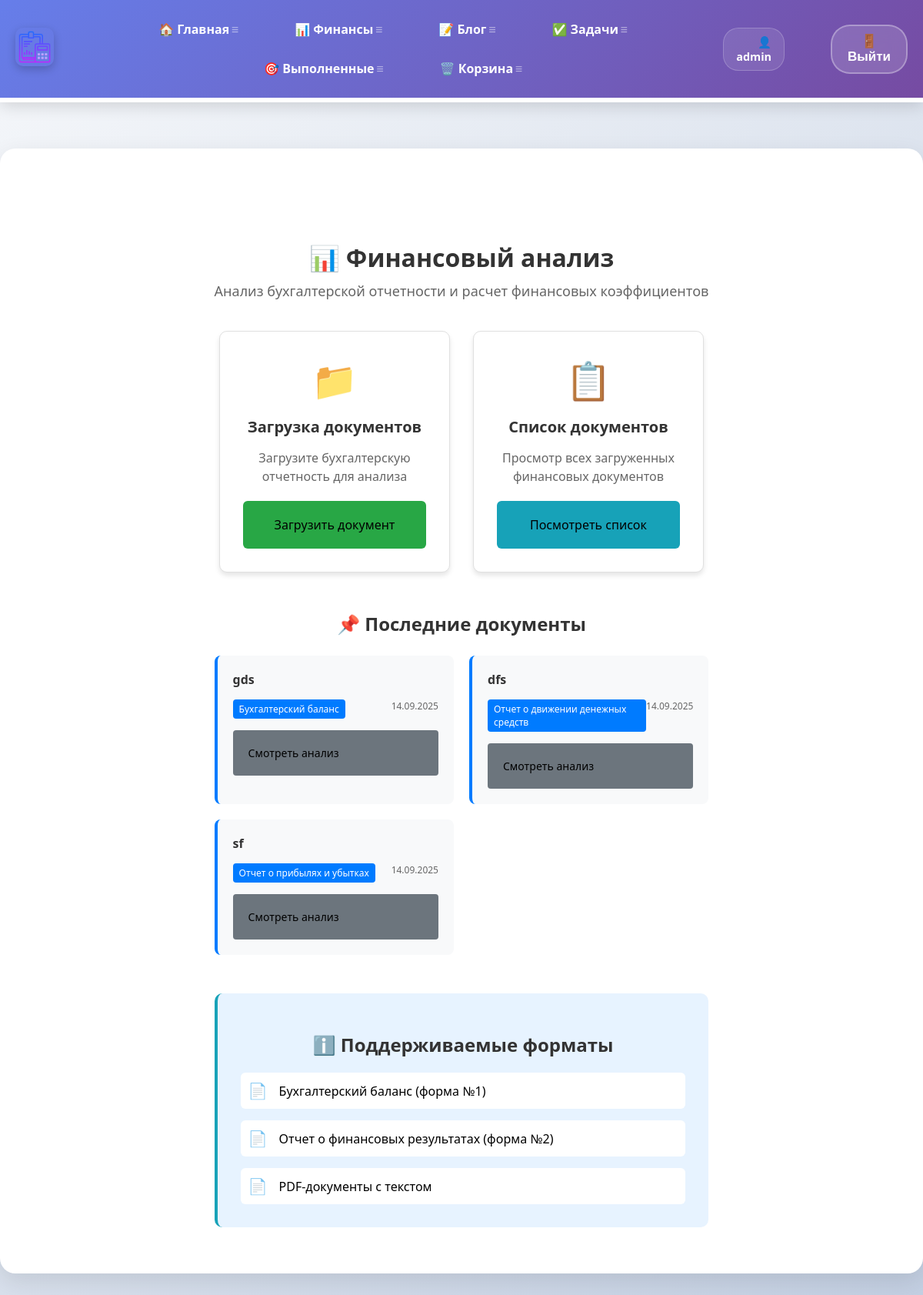
The app's page /finance/financial_analysis/ (signed in) with its own data.
### financial_analysis/models.py (models this page shows, shortened)
class FinancialDocument(models.Model):
    DOCUMENT_TYPES = [
        ('balance', 'Бухгалтерский баланс'),
        ('profit_loss', 'Отчет о прибылях и убытках'),
        ('cash_flow', 'Отчет о движении денежных средств'),  # ДОБАВЛЯЕМ
    ]
    user = models.ForeignKey(User, on_delete=models.CASCADE)
    title = models.CharField(max_length=200)
    document_type = models.CharField(max_length=20, choices=DOCUMENT_TYPES)
    pdf_file = models.FileField(upload_to='financial_docs/')
    upload_date = models.DateTimeField(auto_now_add=True)

### financial_analysis/views.py (the view)
# urls.py: path('financial_analysis/', views.financial_analysis_page, name='financial_analysis_page'),  # Новая страница
@login_required
def financial_analysis_page(request):
    recent_docs = FinancialDocument.objects.filter(user=request.user).order_by('-upload_date')[:3]
    return render(request, 'financial_analysis/financial_analysis.html', {
        'recent_docs': recent_docs
    })

### financial_analysis/templates/financial_analysis/financial_analysis.html (shortened to what this page needs)
{% extends 'skills/base.html' %}
{% load static %}
{% block content %}
<div class="financial-content">
    <h1>📊 Финансовый анализ</h1>
    <div class="financial-description">
        <p>Анализ бухгалтерской отчетности и расчет финансовых коэффициентов</p>
    </div>
    <div class="financial-actions">
        <div class="action-card">
            <div class="action-icon">📁</div>
            <h3>Загрузка документов</h3>
            <p>Загрузите бухгалтерскую отчетность для анализа</p>
            <a href="{% url 'financial_upload' %}" class="action-button upload-button">
                Загрузить документ
            </a>
        </div>
        <div class="action-card">
            <div class="action-icon">📋</div>
            <h3>Список документов</h3>
            <p>Просмотр всех загруженных финансовых документов</p>
            <a href="{% url 'financial_list' %}" class="action-button list-button">
                Посмотреть список
            </a>
        </div>
    </div>
    {% if user.is_authenticated %}
    <div class="recent-section">
        <h2>📌 Последние документы</h2>
        {% if recent_docs %}
            <div class="documents-grid">
                {% for doc in recent_docs %}
                <div class="document-item">
                    <h4>{{ doc.title }}</h4>
                    <div class="document-info">
                        <span class="doc-type">{{ doc.get_document_type_display }}</span>
                        <span class="doc-date">{{ doc.upload_date|date:"d.m.Y" }}</span>
                    </div>
                    <a href="{% url 'financial_results' doc.id %}" class="view-analysis-btn">
                        Смотреть анализ
                    </a>
                </div>
                {% endfor %}
            </div>
        {% else %}
            <p class="no-documents">Нет загруженных документов</p>
        {% endif %}
    </div>
    {% endif %}
    <div class="formats-info">
        <h2>ℹ️ Поддерживаемые форматы</h2>
        <div class="formats-list">
            <div class="format-item">
                <span class="format-icon">📄</span>
                <span>Бухгалтерский баланс (форма №1)</span>
            </div>
            <div class="format-item">
                <span class="format-icon">📄</span>
                <span>Отчет о финансовых результатах (форма №2)</span>
            </div>
            <div class="format-item">
                <span class="format-icon">📄</span>
                <span>PDF-документы с текстом</span>
            </div>
        </div>
    </div>
</div>
{% endblock %}

### skills/templates/skills/base.html (shortened to what this page needs)
<!DOCTYPE html>
{% load static %}
<html lang="ru">
<head>
    <link rel="stylesheet" href="{% static 'css/style3.css' %}">
    </head>
<body>
<div class="menu">
    <div class="wrap">
        <div class="menu_header">
            {% if user.is_authenticated %}
            <div class="logo">
                <a href="{% url 'index' %}">
                    <img src="{% static 'skills/logo.png' %}" alt="Логотип" class="image">
                </a>
            </div>
            <ul class="menu_total" id="mainMenu">
                <li><a href="{% url 'index' %}">🏠 Главная</a></li>
                <li><a href="{% url 'financial_analysis_page' %}">📊 Финансы</a></li>
                <li><a href="{% url 'blogs' %}">📝 Блог</a></li>
                <li><a href="{% url 'currenttodos' %}">✅ Задачи</a></li>
                <li><a href="{% url 'completedtodos' %}">🎯 Выполненные</a></li>
                <li><a href="{% url 'trashbin' %}">🗑️ Корзина</a></li>
            </ul>
            <ul class="menu_second">
                <li class="logo2">👤 {{ user.username }}</li>
                <li>
                    <form action="{% url 'logoutuser' %}" method="post">
                        <button class="top">🚪 Выйти</button>
                    </form>
                </li>
            </ul>
            {% endif %}
        </div>
    </div>
</div>
<div class="content">
    <div class="wrap">
        {% block content %}
        {% endblock %}
    </div>
</div>
</body>
</html>

### records on screen
FinancialDocument: title "gds", document_type "Бухгалтерский баланс", upload_date "14.09.2025"
FinancialDocument: title "dfs", document_type "Отчет о движении денежных средств", upload_date "14.09.2025"
FinancialDocument: title "sf", document_type "Отчет о прибылях и убытках", upload_date "14.09.2025"

### other values on screen
{{ user.username }} "admin"
